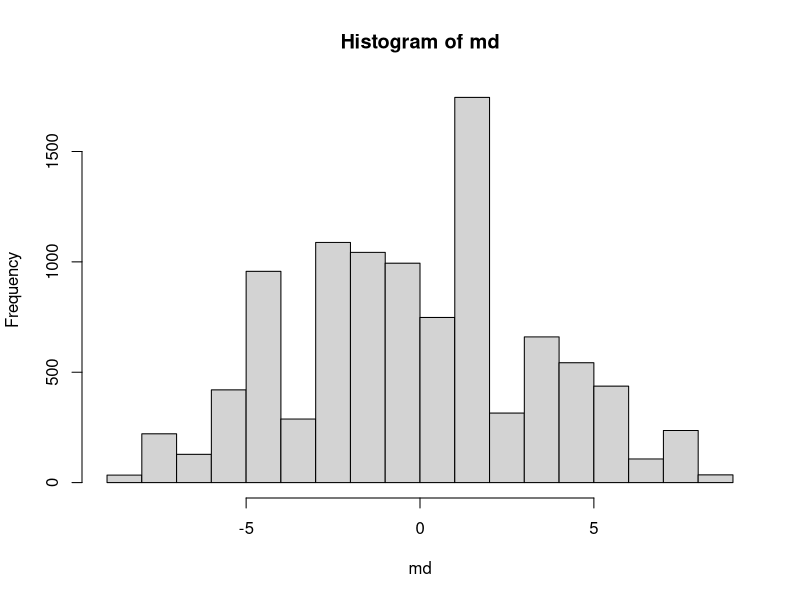

Here is the R script that generated this plot:
#mean of treatment = 4.4
#(1+10+2+2+7)/5

#mean of placebo = 12

#so....was this efective?

(17+10+2+1+7)/5
#7.4 for treatment

(10+16+7+7+17)/5
#11.4 for treatment

(7+10+10+17+1)/5
#9 for treatment

(16+7+2+10+1)/5
#7.2 for treatment

(10+10+7+1+16)/5
#8.8

(7+10+10+17+7)/5
#10.2

7.4-12

11.4-9
9-5
7.2-7.4
8.8-9.2
10.2-6.2








C<-c(3.6,-2,-0.8,-4,2.8,2,2,5.2,-2,-3.8,-4.2,-4,1.6,7.6,1.4,2.4,4.4,-1.6,-4,2.4,4,-.2,-.4,4,.4,.8,7.6,4.4,-4.6,-4.4,4.8,4.4,4.4,2,4.4,5.2,1.6,4.4,5.6-1.6,0,-7.6,-7.6,2,1.6,4.4,-2.8,5.6,1.6,2.8,-3.2,2,-.4,-1.6,-1.2,1-.6,2,0,1.2,-1.2,2.4,1.6,2.8,3.6,2)
pvalue <- 2/65


# we start out with this
# worms<- c(1,2,2,10,7,16,10,10,7,17)
# index <- sample(10,size = 5,replace = FALSE)
# index
# worms[index]
# mean(worms[index])-mean(worms[-index])



#then create a loop do this calculation multiple times at a much faster speed
R<-10000-1
md<-numeric(R)
worms<- c(1,2,2,10,7,16,10,10,7,17)
for(i in 1:R)
{
  
index <- sample(10,size = 5,replace = FALSE)
md[i]<-mean(worms[index])-mean(worms[-index])

}

md
hist(md)

pvalue<-(sum(md<=-7.6)+1)/(R+1)
pvalue



